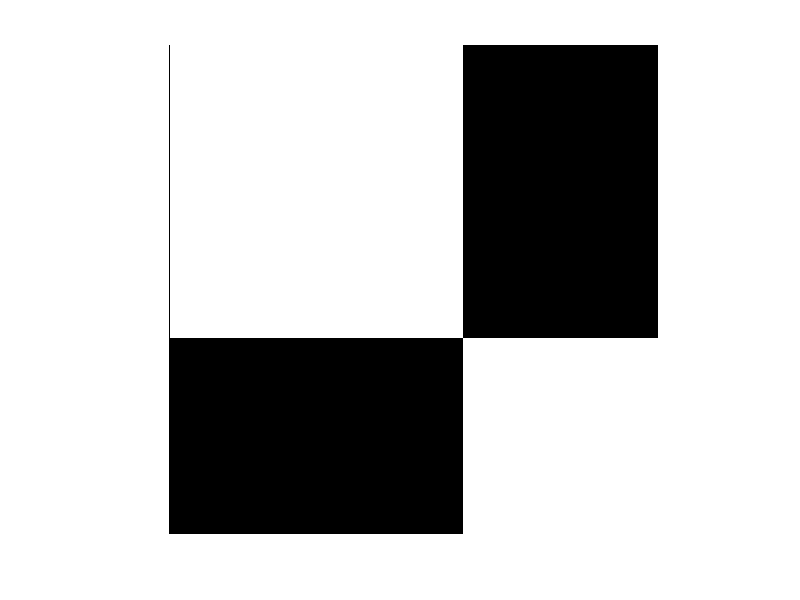

The MATLAB script that drew this image:
m=input('Enter number of rows: ');
n=input('Enter number of columns: ');
A=ones(m,n);
for i=1:n
    for j=1:m
        temp1=floor((i-1)/(m/2));
        temp2=floor((j-1)/(n/2));
        if (rem(temp1,2)==0 && rem(temp2,2)==1)||(rem(temp1,2)==1 && rem(temp2,2)==0)
            A(i,j)=0;
        end
    end
end
imshow(A);